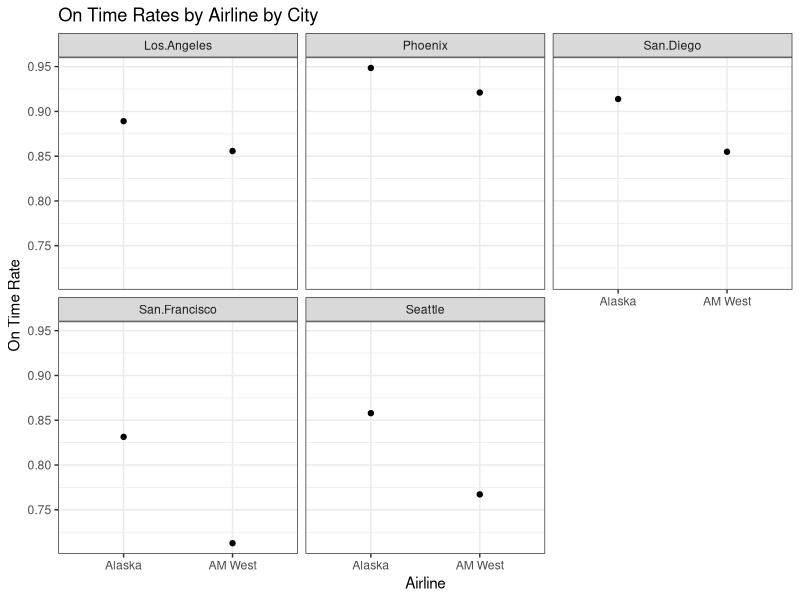

Write R code to recreate this figure.
## ---- chunk 1
knitr::opts_chunk$set(echo = TRUE)
library(tidyverse)
## ---- chunk 2

## ---- chunk 3

## ---- chunk 4
df <- read.csv("Book1.csv", header = TRUE)
head(df)

df2 <- as_tibble(df)
head(df2)

## ---- chunk 5
df3 <- gather(df2, "Arrival City", "Flight Count", 3:7)
  
head(df3, 10)

## ---- chunk 6
df4 <- spread(df3, "Flight.Status", "Flight Count")

head(df4,10)
## ---- chunk 7

df5 <- df4 %>%
  mutate("Total Flights" = (`Delayed` + `On Time`),
         "On Time Rate" = (`On Time` / (`On Time` + `Delayed`))
    
  )

head(df5,15)

## ---- chunk 8
#Alaska Airlines Total Flights and On Time Rate
df5 %>%
  filter(`Airline` == "Alaska") %>%
  summarise(total = sum(`Total Flights`), OnTimeRate = mean(`On Time Rate`))

## ---- chunk 9
#AM West Total Flights and On Time Rate
df5 %>%
  filter(`Airline` == "AM West") %>%
  summarise(total = sum(`Total Flights`), OnTimeRate = mean(`On Time Rate`))
## ---- chunk 10

df5 %>%
  arrange(`Arrival City`)

## ---- chunk 11

ggplot(data = df5) + 
  geom_point(mapping = aes(x = `Airline`, y = `On Time Rate`)) + 
  facet_wrap(~ `Arrival City`, nrow = 2) +
  labs(title = "On Time Rates by Airline by City") +
  theme_bw()




## ---- chunk 12

